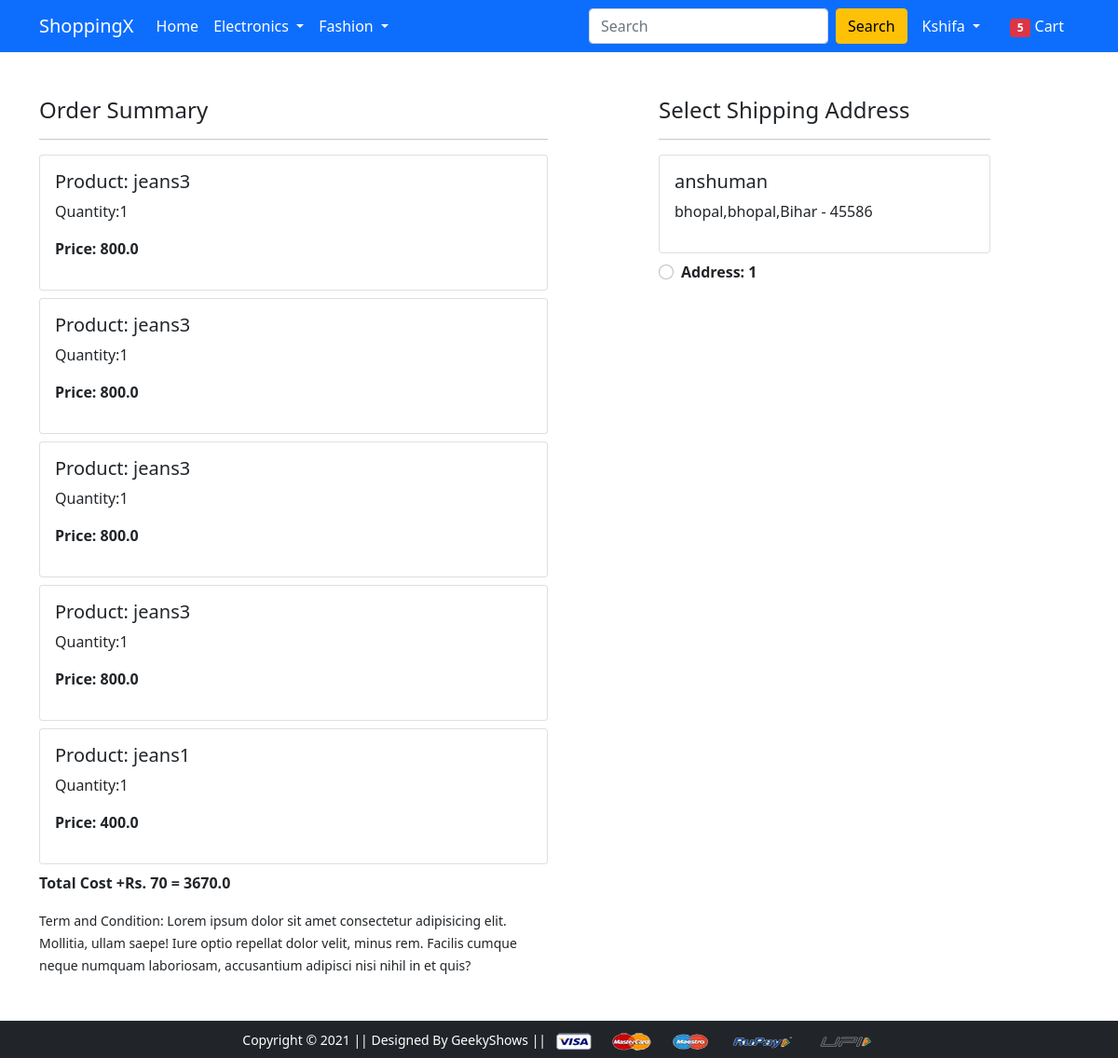
/checkout/ (signed in), run on an earlier commit of the app's database.
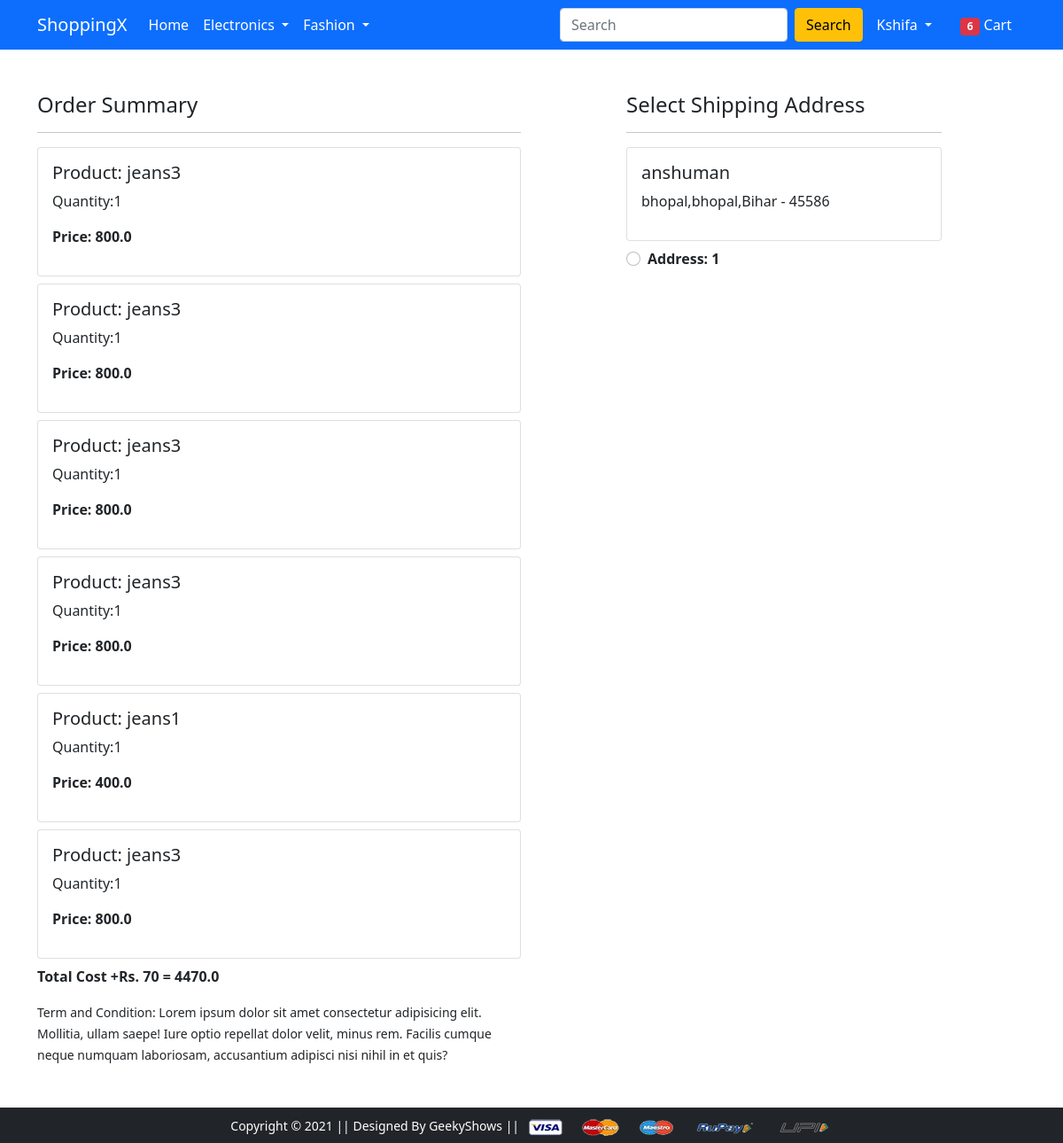
And on a later commit of the database.
### app/models.py (models this page shows, shortened)
class Cart(models.Model):
    user = models.ForeignKey(User,on_delete=models.CASCADE)
    product = models.ForeignKey(Product,on_delete=models.CASCADE)
    quantity = models.PositiveIntegerField(default=1)
    @property
    def total_cost(self):
        return self.quantity * self.product.discounted_price

class Product(models.Model):
    title =models.CharField(max_length=100)
    selling_price = models.FloatField()
    discounted_price = models.FloatField()
    description = models.TextField()
    brand = models.CharField(max_length=100)
    category = models.CharField(choices=CATEGORY_CHOICES,max_length=2)
    product_image = models.ImageField(upload_to='productimg')

class Customer(models.Model):
    user = models.ForeignKey(User,on_delete=models.CASCADE)
    name = models.CharField(max_length=200)
    locality = models.CharField(max_length=200)
    city = models.CharField(max_length=50)
    zipcode = models.IntegerField()
    state = models.CharField(choices=STATE_CHOICES,max_length=50)

### app/views.py (the view)
# urls.py: path('checkout/', views.checkout, name='checkout'),
@login_required
def checkout(request):
 totalitem = 0
 user = request.user
 add = Customer.objects.filter(user=user)
 cart_items = Cart.objects.filter(user=user)
 amount = 0.0
 shipping_amount = 70.0
 total_amount = 0.0
 cart_product = [p for p in Cart.objects.all() if p.user == request.user]
 if cart_product:
  for p in cart_product:
    tempamount = (p.quantity * p.product.discounted_price)
    amount += tempamount
  totalamount = amount+shipping_amount
 if request.user.is_authenticated:
  totalitem = len(Cart.objects.filter(user=request.user))
 return render(request, 'app/checkout.html',{'add':add,'totalamount':totalamount,'cart_items':cart_items,'totalitem':totalitem})

### app/templates/app/checkout.html (shortened to what this page needs)
{% extends 'app/base.html' %}
{% load static %}
{% block main-content %}
<div class="container">
 <div class="row mt-5">
  <div class="col-sm-6">
    <h4>Order Summary</h4>
    <hr>
    {% for item in cart_items %}
      <div class="card mb-2">
        <div class="card-body">
          <h5>Product: {{item.product.title}}</h5>
          <p>Quantity:{{item.quantity}}</p>
          <p class="fw-bold">Price: {{item.total_cost}}</p>
        </div>
      </div>
    {% endfor %}
    <p class="fw-bold">Total Cost +Rs. 70 = {{totalamount}}</p>
    <small>Term and Condition: Lorem ipsum dolor sit amet consectetur adipisicing elit. Mollitia, ullam saepe! Iure optio repellat dolor velit, minus rem. Facilis cumque neque numquam laboriosam, accusantium adipisci nisi nihil in et quis?</small>
  </div>
  <div class="col-sm-4 offset-sm-1">
    <h4>Select Shipping Address</h4>
    <hr>
    <form action="/paymentdone" id="myform">
      {% for ad in add %}
      <div class="card">
        <div class="card-body">
        <h5>{{ad.name}}</h5>
        <p>{{ad.locality}},{{ad.city}},{{ad.state}} - {{ad.zipcode}}</p>
        </div>
      </div>
        <div class="form-check mt-2 mb-5">
          <input class="form-check-input" type="radio" name="custid" id="custiadd{{forloop.counter}}" value="{{ad.id}}">
          <label class="form-check-label fw-bold" for="custiadd{{forloop.counter}}">
            Address: {{forloop.counter}}</label>
        </div>
      {% endfor %}
      </form>
    </div>
  </div>
</div>
{% endblock main-content %}

### app/templates/app/base.html (shortened to what this page needs)
<!doctype html>
{% load static %}
<html lang="en">
  <head>
    <link href="https://cdn.jsdelivr.net/npm/bootstrap@5.0.0-beta1/dist/css/bootstrap.min.css" rel="stylesheet">
    <link rel="stylesheet" href="{% static 'app/css/owl.carousel.min.css' %}">
    <link rel="stylesheet" href="{% static 'app/css/all.min.css' %}">
    <link rel="stylesheet" href="{% static 'app/css/style.css' %}">
  </head>
  <body>
    <nav class="navbar navbar-expand-lg navbar-dark bg-primary">
     <div class="container">
       <a class="navbar-brand" href="/">ShoppingX</a>
       <div class="collapse navbar-collapse" id="navbarSupportedContent">
         <ul class="navbar-nav me-auto mb-2 mb-lg-0">
           <li class="nav-item">
             <a class="nav-link active" aria-current="page" href="/">Home</a>
           </li>
           <li class="nav-item dropdown">
             <a class="nav-link dropdown-toggle text-white" href="#" id="electronicsDropdown" role="button" data-bs-toggle="dropdown" aria-expanded="false">
               Electronics
             </a>
           </li>
           <li class="nav-item dropdown">
             <a class="nav-link dropdown-toggle text-white" href="#" id="fashionDropdown" role="button" data-bs-toggle="dropdown" aria-expanded="false">
               Fashion
             </a>
           </li>
         </ul>
         <form class="d-flex">
           <input class="form-control me-2" type="search" placeholder="Search" aria-label="Search">
           <button class="btn btn-warning" type="submit">Search</button>
         </form>
         <div>
          <ul class="navbar-nav me-auto mb-2 mb-lg-0">
           {% if request.user.is_authenticated %}
              <li class="nav-item dropdown mx-2">
              <a class="nav-link dropdown-toggle text-white" href="#" id="profileDropdown" role="button" data-bs-toggle="dropdown" aria-expanded="false">
               {{request.user.username|capfirst}}
              </a>
            </li>
            <li class="nav-item mx-2">
             <a href="{% url 'showcart' %}" class="nav-link text-white"><span class="badge bg-danger">{{totalitem}}</span> Cart </a>
            </li>
              {% endif %}
          </ul>
         </div>
       </div>
     </div>
    </nav>
    {% block main-content %} {% endblock main-content %}
    <footer class="container-fluid bg-dark text-center p-2 mt-5">
        <small class="text-white">Copyright &copy; 2021 || Designed By GeekyShows || </small>
        <img src="{% static 'app/images/payment.png' %}" alt="" srcset="" class="img-fluid" height="2px">
    </footer>
  </body>
</html>

What changed in the data, as far as the page shows it:
added Cart: product "jeans3", quantity "1", total_cost "800.0"
Also different on the page:
{{ totalitem }}: "5" → "6"
{{ totalamount }}: "3670.0" → "4470.0"
